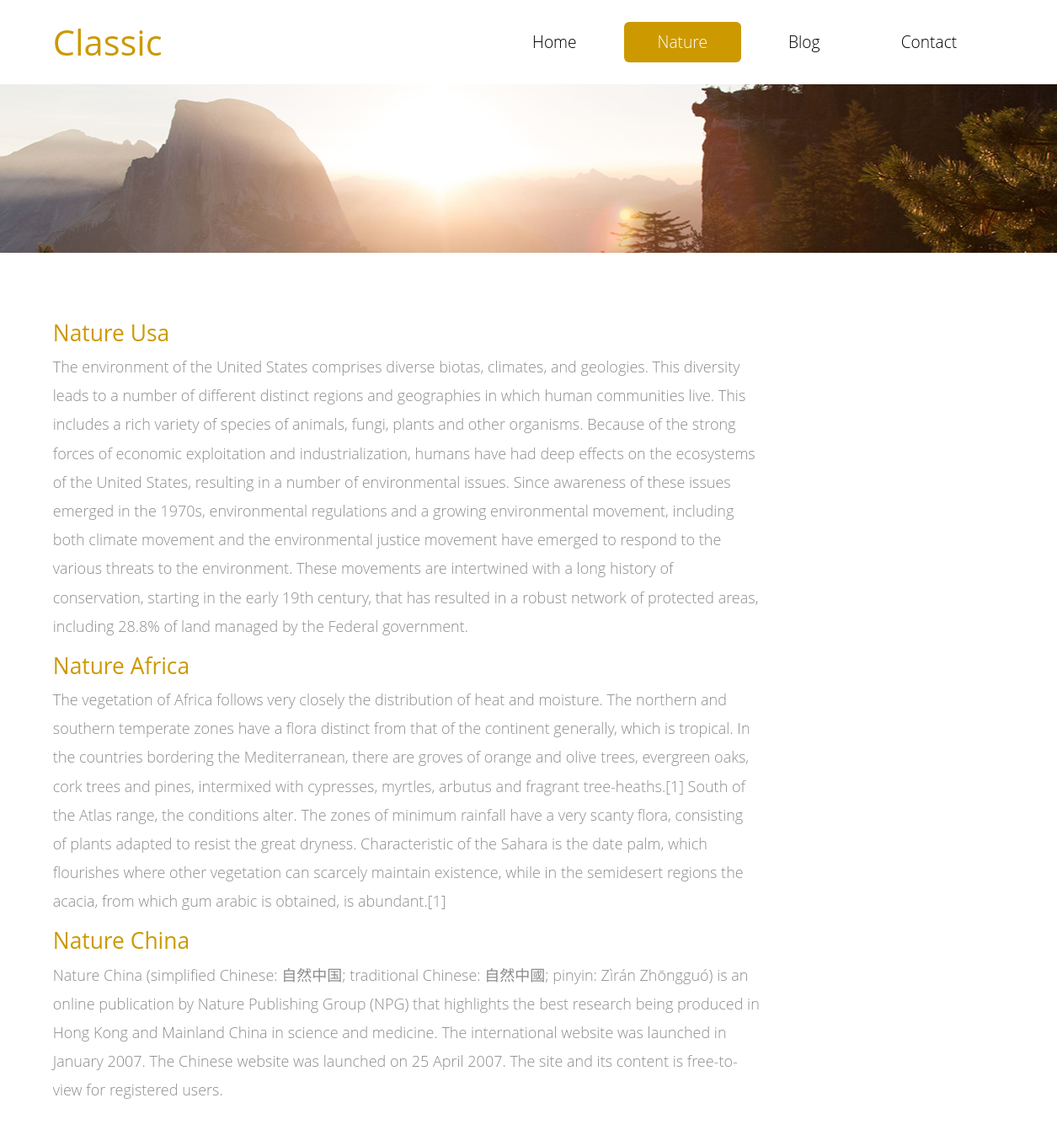
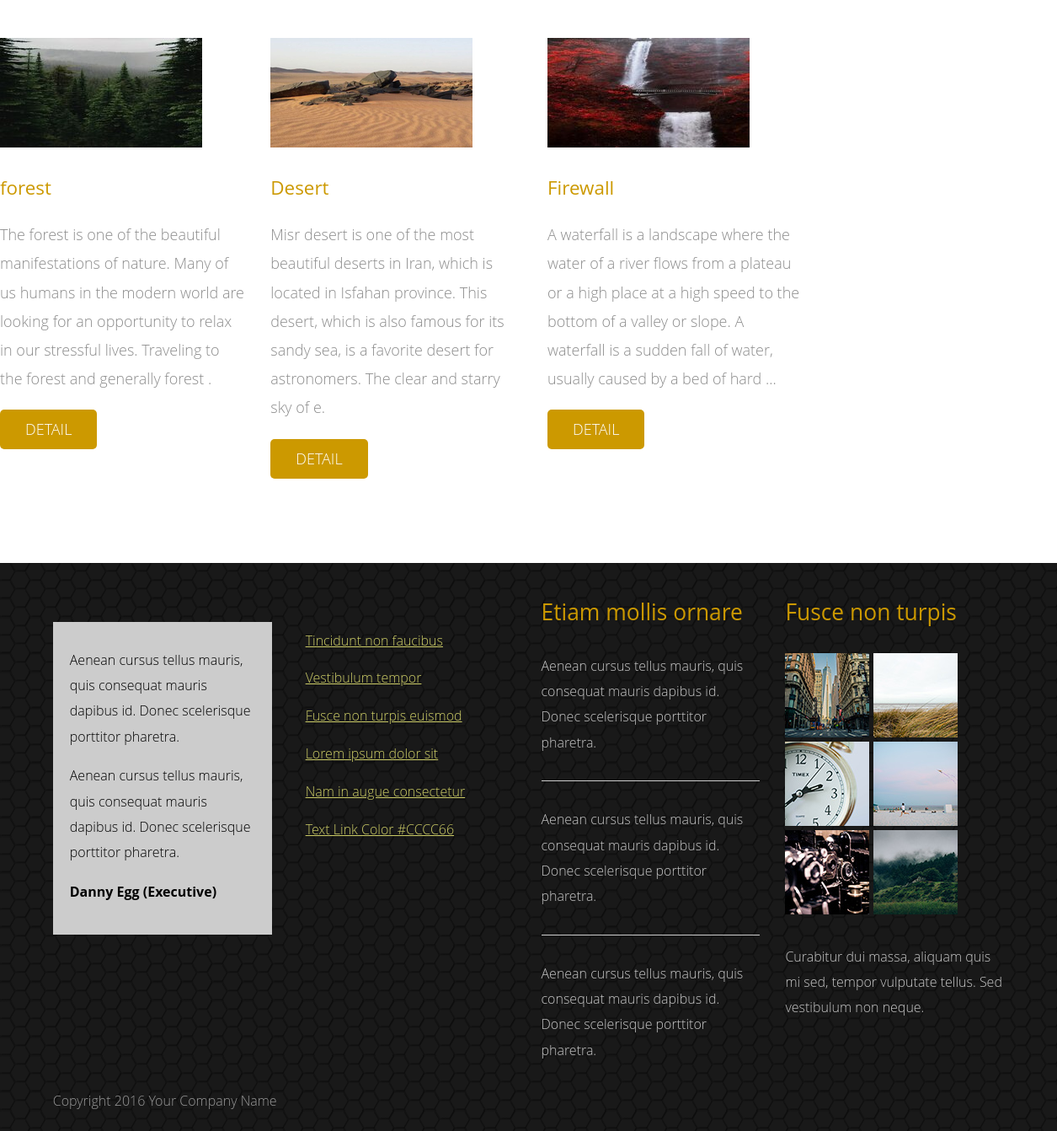
/detail/, run on the app's committed database (2 pictures, top to bottom).
### Nature_app/models.py (models this page shows, shortened)
class Nature(models.Model):
    title = models.CharField(max_length=100, null=True, blank=True)
    text = models.TextField(blank=True, null=True)

### detail_post_app/models.py (models this page shows, shortened)
class Detail(models.Model):
    title = models.CharField(max_length=100)
    text = models.TextField(blank=True, null=True)
    img = models.ImageField()
    created = models.DateTimeField(blank=True, null=True, auto_now_add=True)
    slug = models.SlugField(blank=True,null=True)
    category = models.ForeignKey(Category,on_delete=models.CASCADE,null=True)

### Nature_app/views.py (the view)
# urls.py: path('detail/', views.nature, name='nature')
def nature(request):
    naturee = Nature.objects.all()
    detail = Detail.objects.all()
    category = Category.objects.all()
    return render(request, 'Nature_app/nature.html',context={'nature': naturee , 'detail':detail,'category': category})

### Nature_app/templates/Nature_app/nature.html (shortened to what this page needs)
{% extends 'base.html' %}
{% load static %}
{% block content %}
    <body>
        <div class="tm-header">
            <div class="container-fluid">
                <div class="tm-header-inner">
                    <a href="#" class="navbar-brand tm-site-name">Classic</a>
                    <nav class="navbar tm-main-nav">
                        <div class="collapse navbar-toggleable-sm" id="tmNavbar">
                            <ul class="nav navbar-nav">
                                <li class="nav-item">
                                    <a href="{% url 'home:home' %}" class="nav-link">Home</a>
                                </li>
                                <li class="nav-item active">
                                    <a href="{% url 'nature_app:nature' %}" class="nav-link">Nature</a>
                                </li>
                                <li class="nav-item">
                                    <a href="{% url 'blog_app:blog' %}" class="nav-link">Blog</a>
                                </li>
                                <li class="nav-item">
                                    <a href="{% url 'contact_us:contact' %}" class="nav-link">Contact</a>
                                </li>
                            </ul>
                        </div>
                    </nav>
                </div>
            </div>
        </div>
        <div class="tm-about-img-container">
        </div>
        <section class="tm-section">
            <div class="container-fluid">
                <div class="row tm-2-rows-sm-swap">
                    <div class="col-xs-12 col-sm-12 col-md-8 col-lg-9 col-xl-9 tm-2-rows-sm-down-1">
                    </div>
                    {% for naturee in nature %}
                    <div class="col-xs-12 col-sm-12 col-md-8 col-lg-9 col-xl-9 tm-2-rows-sm-down-1">
                        <h3 class="tm-gold-text">{{ naturee.title}}</h3>
                        <p>{{ naturee.text }}</p>
                    </div>
                    {% endfor %}
                </div>
                    </div>
                {% for detail in detail %}
                <div class="row tm-margin-t-mid">
                    <div class="col-xs-12 col-sm-6 col-md-3 col-lg-3 col-xl-3">
                        <div class="tm-content-box">
                            <img src="{{ detail.img.url }}" alt="Image" class="tm-margin-b-30 img-fluid">
                            <h4 class="tm-margin-b-20 tm-gold-text"> {{ detail.title }}</h4>
                            <p class="tm-margin-b-20">{{ detail.text }}
                            </p>
                            <a href="{% url 'blog_app:blog' %}" class="tm-btn text-uppercase">Detail</a>
                        </div>
                    </div>
                {% endfor %}
                </div>
        </section>
{% endblock %}

### static/css/templatemo-style.css (style rules this page uses)
body { color: #8c8c8c; font-family: 'Open Sans', Helvetica, Arial, sans-serif; font-size: 18px; font-weight: 300; overflow-x: hidden; }
a, button { transition: all 0.3s ease; }
.container-fluid { margin-left: auto; margin-right: auto; max-width: 1390px; overflow-x: hidden; }
@media (max-width: 1390px) { .container-fluid { padding-left: 5%; padding-right: 5%; } }
.tm-header-inner { display: -webkit-flex; display: -ms-flexbox; display: flex; -webkit-align-items: center; -ms-flex-align: center; align-items: center; -webkit-justify-content: space-between; -ms-flex-pack: justify; justify-content: space-between; height: 100px; }
.tm-site-name { color: #cc9900; display: block; font-size: 2.6rem; font-weight: 400; }
.tm-main-nav { font-size: 1.2rem; }
.navbar-nav .nav-link { border-radius: 6px; color: black; padding: 10px 40px; }
.nav-item.active .nav-link, .nav-link:hover, .nav-link:focus { color: white; background-color: #cc9900; }
.tm-gold-text { color: #cc9900; }
.tm-section { padding-top: 80px; padding-bottom: 100px; }
.tm-about-img-container { background-image: url('../img/tm-about-img.jpg'); }
.tm-about-img-container, .tm-blog-img-container, .tm-contact-img-container { background-size: auto 200px; background-position: center; background-repeat: no-repeat; height: 200px; }
.tm-content-box { max-width: 310px; margin: 0 auto; }
h3 { font-size: 1.65rem; }
h4 { font-size: 1.4rem; line-height: 1.6; }
.tm-btn { color: white; background-color: #cc9900; border: none; border-radius: 5px; display: inline-block; padding: 10px 30px; }
.tm-margin-b-20 { margin-bottom: 20px; }
.tm-margin-b-30 { margin-bottom: 30px; }
.tm-margin-t-mid { margin-top: 60px; }
p { line-height: 1.9; }

### data on the page
Nature: title "Nature Usa", text "The environment of the United States comprises diverse biotas, climates, and geologies. This diversity leads to a number of different distinct regions and geographies in which human communities live. This includes a rich variety of species of animals, fungi, plants and other organisms. Because of the strong forces of economic exploitation and industrialization, humans have had deep effects on the ecosystems of the United States, resulting in a number of environmental issues. Since awareness of these issues emerged in the 1970s, environmental regulations and a growing environmental movement, including both climate movement and the environmental justice movement have emerged to respond to the…"
Nature: title "Nature Africa", text "The vegetation of Africa follows very closely the distribution of heat and moisture. The northern and southern temperate zones have a flora distinct from that of the continent generally, which is tropical. In the countries bordering the Mediterranean, there are groves of orange and olive trees, evergreen oaks, cork trees and pines, intermixed with cypresses, myrtles, arbutus and fragrant tree-heaths.[1] South of the Atlas range, the conditions alter. The zones of minimum rainfall have a very scanty flora, consisting of plants adapted to resist the great dryness. Characteristic of the Sahara is the date palm, which flourishes where other vegetation can scarcely maintain existence, while in…"
Nature: title "Nature China", text "Nature China (simplified Chinese: 自然中国; traditional Chinese: 自然中國; pinyin: Zìrán Zhōngguó) is an online publication by Nature Publishing Group (NPG) that highlights the best research being produced in Hong Kong and Mainland China in science and medicine. The international website was launched in January 2007. The Chinese website was launched on 25 April 2007. The site and its content is free-to-view for registered users."
Detail: img (picture), title "forest", text "The forest is one of the beautiful manifestations of nature. Many of us humans in the modern world are looking for an opportunity to relax in our stressful lives. Traveling to the forest and generally forest ."
Detail: img (picture), title "Desert", text "Misr desert is one of the most beautiful deserts in Iran, which is located in Isfahan province. This desert, which is also famous for its sandy sea, is a favorite desert for astronomers. The clear and starry sky of e."
Detail: img (picture), title "Firewall", text "A waterfall is a landscape where the water of a river flows from a plateau or a high place at a high speed to the bottom of a valley or slope. A waterfall is a sudden fall of water, usually caused by a bed of hard ..."
